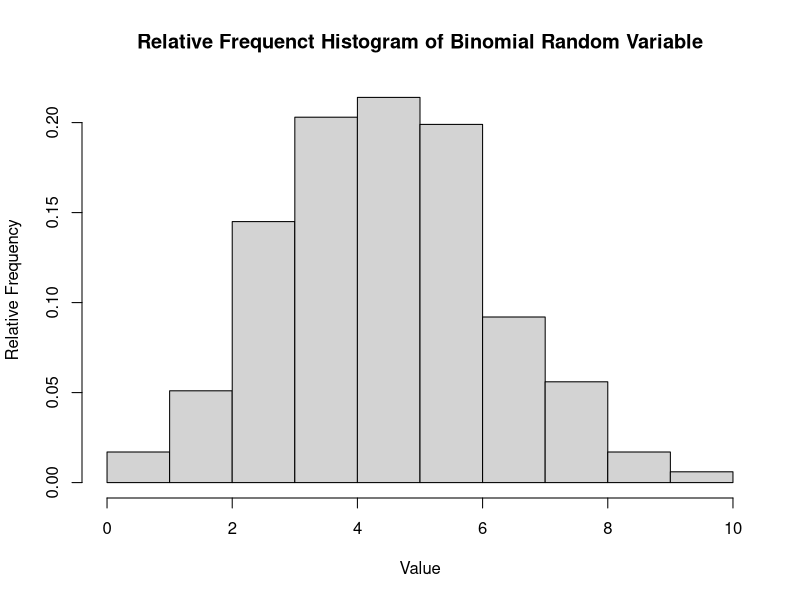

Recreate this plot in R.
## ---- chunk 1
# N = 1000
# X ~ B(15,1/3)
# Initialize rbinom:
y <- rbinom(n = 1000, size = 15, prob = 1/3)

# Plot rbinom:
hist(x = y, freq = FALSE,
     xlab = 'Value',
     ylab = 'Relative Frequency',
     main = 'Relative Frequenct Histogram of Binomial Random Variable')
## ---- chunk 2
# Example 3.9 (1)
# Prob = 0.05
# n = 20
# P(Y <= 3) (At most 3)
pbinom(q = 3, size = 20, prob = 0.05)
## ---- chunk 3
# Example 3.9 (2)
# Prob = 0.05
# n = 3
# P(Y = 3)
dbinom(x = 3, size = 20, prob = 0.05)
